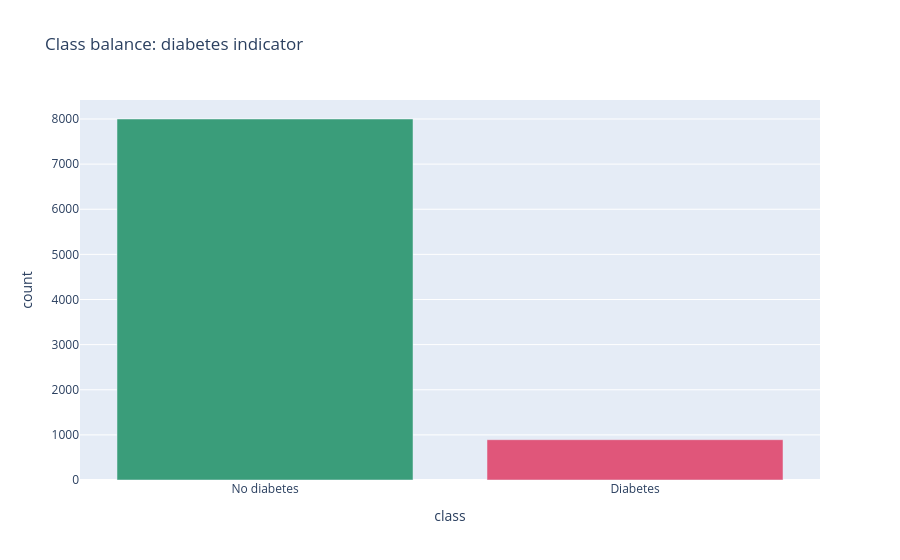

Source (notebook cell):
### Markdown cell above
### Class balance

For the diabetes target we check how many respondents fall in each class - an
imbalanced target matters for the Phase 2 model.

### Code cell
balance = (eda['diabetes_indicator'].map({0: 'No diabetes', 1: 'Diabetes'})
           .value_counts().reset_index())
balance.columns = ['class', 'count']
print(balance.to_string(index=False))
px.bar(balance, x='class', y='count', color='class', title='Class balance: diabetes indicator',
       color_discrete_sequence=['#3a9d7a', '#e0567a']).update_layout(showlegend=False).show()

### Figure 1 — Plotly figure (JSON) as saved in the notebook; plotly's stock layout.template omitted (floating-point values rounded to 4 significant figures)
{"data": [{"hovertemplate": "class=%{x}<br>count=%{y}<extra></extra>", "legendgroup": "No diabetes", "marker": {"color": "#3a9d7a", "pattern": {"shape": ""}}, "name": "No diabetes", "orientation": "v", "showlegend": true, "textposition": "auto", "type": "bar", "x": ["No diabetes"], "xaxis": "x", "y": [8000], "yaxis": "y"}, {"hovertemplate": "class=%{x}<br>count=%{y}<extra></extra>", "legendgroup": "Diabetes", "marker": {"color": "#e0567a", "pattern": {"shape": ""}}, "name": "Diabetes", "orientation": "v", "showlegend": true, "textposition": "auto", "type": "bar", "x": ["Diabetes"], "xaxis": "x", "y": [893], "yaxis": "y"}], "layout": {"barmode": "relative", "legend": {"title": {"text": "class"}, "tracegroupgap": 0}, "showlegend": false, "title": {"text": "Class balance: diabetes indicator"}, "xaxis": {"anchor": "y", "categoryarray": ["No diabetes", "Diabetes"], "categoryorder": "array", "domain": [0, 1], "title": {"text": "class"}}, "yaxis": {"anchor": "x", "domain": [0, 1], "title": {"text": "count"}}}}
